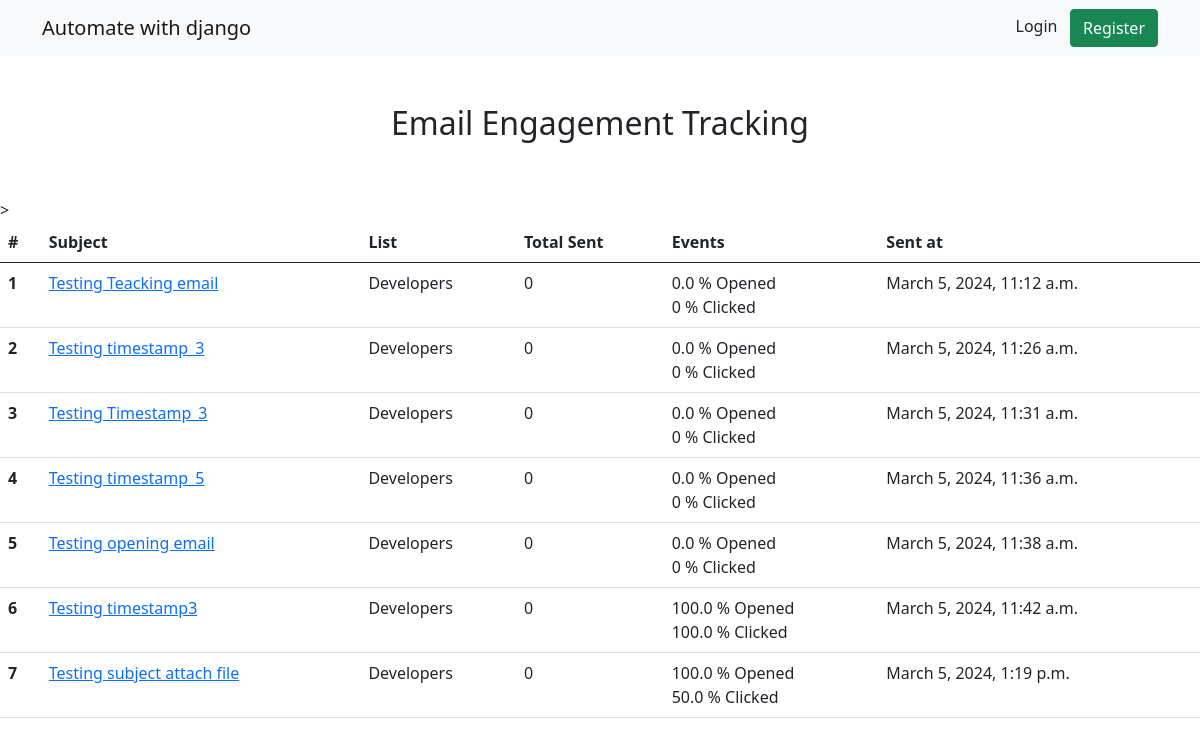
Page /emails/track/dashboard/ on the committed database.
### emails/models.py (models this page shows, shortened)
class Email(models.Model):
    email_list =models.ForeignKey(List, on_delete=models.CASCADE)
    subject = models.CharField(max_length=100)
    body = RichTextField()
    attachment = models.FileField(upload_to='email_attachments/', blank=True)
    send_at = models.DateTimeField(auto_now_add=True)
    def open_rate(self):
        total_sent = self.email_list.count_emails()
        opened_count = EmailTracking.objects.filter(email=self, opened_at__isnull=False).count()
        open_rate = (opened_count/total_sent)*100 if total_sent > 0 else 0
        return round(open_rate, 2)
    def click_rate(self):
        total_sent = self.email_list.count_emails()
        opened_count = EmailTracking.objects.filter(email=self, opened_at__isnull=False).count()
        if opened_count >0:
            clicked_count = EmailTracking.objects.filter(email=self, clicked_at__isnull=False).count()
            click_rate = (clicked_count/opened_count)*100 if total_sent > 0 else 0
        else:
            click_rate = 0
        return round(click_rate, 2)

class List(models.Model):
    email_list = models.CharField(max_length = 25)
    def __str__(self):
        return self.email_list
    def count_emails(self):
        count = Subscriber.objects.filter(email_list=self).count()
        return count

### emails/views.py (the view)
# urls.py: path('track/dashboard/', views.track_dashboard, name='track_dashboard'),
def track_dashboard(request):
    emails = Email.objects.all().annotate(total_sent=Sum('sent__total_sent')).order_by('send_at')
    context = {
        'emails': emails,
    }
    return render(request, 'emails/track_dashboard.html', context)

### templates/emails/track_dashboard.html
{% extends 'base.html' %}
{% block content %}
<div>
    <h2 class="text-center p-5">Email Engagement Tracking</h2>
    <table class="table table-hover">
        <thead>
        <tr>
        <th scope="col">#</th>
        <th scope="col">Subject</th>
        <th scope="col">List</th>
        <th scope="col">Total Sent</th>>
        <th scope="col">Events</th>
        <th scope="col">Sent at</th>
        </tr>
         </thead>
        <tbody>
        {% for email in emails %}
        <tr>
            <th scope="row">{{ forloop.counter }}</th>
            <td><a href="{% url 'track_stats' email.id %}">{{ email.subject }}</a></td>
            <td>{{email.email_list}}</td>
            <td>0</td>
            <td>
                <div>{{ email.open_rate }} % Opened</div>
                <div>{{ email.click_rate }} % Clicked</div>
            </td>
            <td>{{ email.send_at }}</td>
        </tr>
        {% endfor %}
        </tbody>
    </table>
</div>
{% endblock %}

### rows in the picture
Email: subject "Testing Teacking email", email_list "Developers", open_rate "0.0", click_rate "0", send_at "March 5, 2024, 11:12 a.m."
Email: subject "Testing timestamp_3", email_list "Developers", open_rate "0.0", click_rate "0", send_at "March 5, 2024, 11:26 a.m."
Email: subject "Testing Timestamp_3", email_list "Developers", open_rate "0.0", click_rate "0", send_at "March 5, 2024, 11:31 a.m."
Email: subject "Testing timestamp_5", email_list "Developers", open_rate "0.0", click_rate "0", send_at "March 5, 2024, 11:36 a.m."
Email: subject "Testing opening email", email_list "Developers", open_rate "0.0", click_rate "0", send_at "March 5, 2024, 11:38 a.m."
Email: subject "Testing timestamp3", email_list "Developers", open_rate "100.0", click_rate "100.0", send_at "March 5, 2024, 11:42 a.m."
Email: subject "Testing subject attach file", email_list "Developers", open_rate "100.0", click_rate "50.0", send_at "March 5, 2024, 1:19 p.m."
